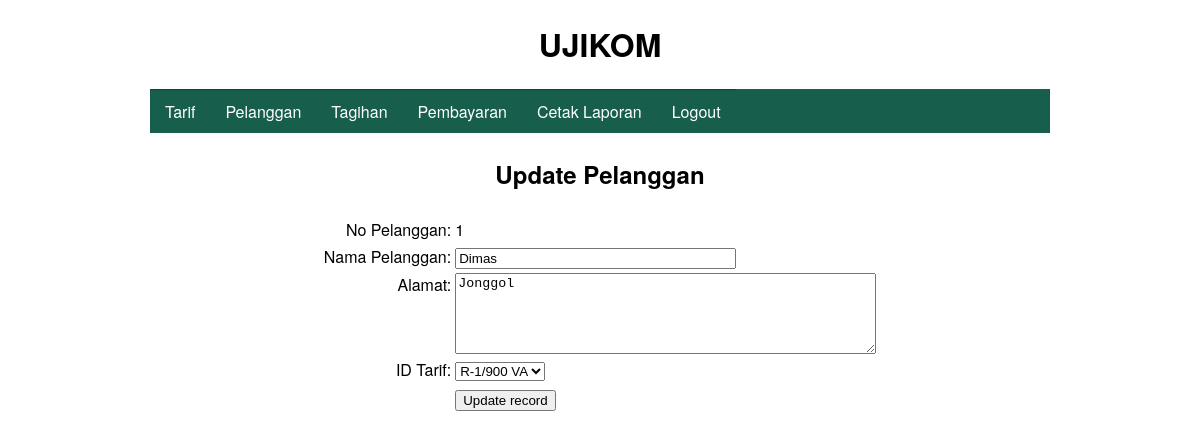
The page /e_pelanggan.php?no_pelanggan=1 on the database its author committed.
### tables this page shows
CREATE TABLE `pelanggan` (
  `no_pelanggan` varchar(50) NOT NULL,
  `nama_pelanggan` varchar(30) NOT NULL,
  `alamat_pelanggan` text NOT NULL,
  `id_tarif` varchar(10) NOT NULL
);

### e_pelanggan.php (the view, shortened to what this page needs)
<?php require_once('Connections/koneksi.php'); ?>
<?php
$editFormAction = $_SERVER['PHP_SELF'];
if (isset($_SERVER['QUERY_STRING'])) {
  $editFormAction .= "?" . htmlentities($_SERVER['QUERY_STRING']);
}
$maxRows_pelanggan = 10;
$pageNum_pelanggan = 0;
$startRow_pelanggan = $pageNum_pelanggan * $maxRows_pelanggan;
$colname_pelanggan = "-1";
if (isset($_GET['no_pelanggan'])) {
  $colname_pelanggan = (get_magic_quotes_gpc()) ? $_GET['no_pelanggan'] : addslashes($_GET['no_pelanggan']);
}
$query_pelanggan = sprintf("SELECT * FROM pelanggan WHERE no_pelanggan = '%s'", $colname_pelanggan);
$query_limit_pelanggan = sprintf("%s LIMIT %d, %d", $query_pelanggan, $startRow_pelanggan, $maxRows_pelanggan);
$pelanggan = mysql_query($query_limit_pelanggan, $koneksi) or die(mysql_error());
$row_pelanggan = mysql_fetch_assoc($pelanggan);
$query_tarif = "SELECT * FROM tarif ORDER BY id_tarif ASC";
$tarif = mysql_query($query_tarif, $koneksi) or die(mysql_error());
$row_tarif = mysql_fetch_assoc($tarif);
?><!DOCTYPE html PUBLIC "-//W3C//DTD XHTML 1.0 Transitional//EN" "http://www.w3.org/TR/xhtml1/DTD/xhtml1-transitional.dtd">
<html xmlns="http://www.w3.org/1999/xhtml">
<head>
<link rel="stylesheet" type="text/css" href="style.css">
</head>
<body>
<center>
	<h1>UJIKOM</h1>
</center>
<div class="container">
<ul class="nav">
	<li  class="test">
		<a href="#">Tarif</a>
	</li>
	<li  class="test">
		<a href="#">Pelanggan</a>
	</li>
	<li  class="test">
		<a href="#">Tagihan</a>
	</li>
	<li  class="test">
		<a href="#">Pembayaran</a>
	</li>
	<li  class="test">
		<a href="#">Cetak Laporan </a>
	</li>
	<li  class="test">
		<a href="logout.php">Logout</a>
	</li>
</ul>
</div>
<p align="center" class="style1">Update Pelanggan </p>
<form method="post" name="form1" action="<?php echo $editFormAction; ?>">
  <table align="center">
    <tr valign="baseline">
      <td nowrap align="right">No Pelanggan:</td>
      <td><?php echo $row_pelanggan['no_pelanggan']; ?></td>
    </tr>
    <tr valign="baseline">
      <td nowrap align="right">Nama Pelanggan:</td>
      <td><input type="text" name="nama_pelanggan" value="<?php echo $row_pelanggan['nama_pelanggan']; ?>" size="32"></td>
    </tr>
    <tr valign="baseline">
      <td nowrap align="right" valign="top">Alamat:</td>
      <td><textarea name="alamat_pelanggan" cols="50" rows="5"><?php echo $row_pelanggan['alamat_pelanggan']; ?></textarea>
      </td>
    </tr>
    <tr valign="baseline">
      <td nowrap align="right">ID Tarif:</td>
      <td><select name="id_tarif">
        <?php
do {
?>
        <option value="<?php echo $row_tarif['id_tarif']?>" <?php if (!(strcmp($row_tarif['id_tarif'], $row_pelanggan['id_tarif']))) {echo "SELECTED";} ?>><?php echo $row_tarif['daya']?></option>
        <?php
} while ($row_tarif = mysql_fetch_assoc($tarif));
?>
      </select>
      </td>
    <tr>
    <tr valign="baseline">
      <td nowrap align="right">&nbsp;</td>
      <td><input type="submit" value="Update record"></td>
    </tr>
  </table>
</form>
<p>&nbsp;</p>
</body>
</html>

### style.css (style rules this page uses)
body, nav, ul, li, a { margin: 0; padding: 0; }
body { font-family: "Helvetica Neue", Helvetica, Arial, sans-serif; }
a { text-decoration: none; }
.container { width: 90%; max-width: 900px; margin: 10px auto; }
.nav { list-style: none; *zoom: 1; background:#175e4c; }
.nav:before, .nav:after { content: " "; display: table; }
.nav:after { clear: both; }
.nav a { padding: 10px 15px; color:#fff; }
.nav li { position: relative; }
.nav > li { float: left; border-top: 1px solid #104336; }
.nav > li > .parent { background-image: url("images/downArrow.png"); background-repeat: no-repeat; background-position: right; }
.nav > li > a { display: block; }

### rows shown on the page
pelanggan: no_pelanggan "1", nama_pelanggan "Dimas", alamat_pelanggan "Jonggol"

### other values the page prints
form field id_tarif "R-1/900 VA"
